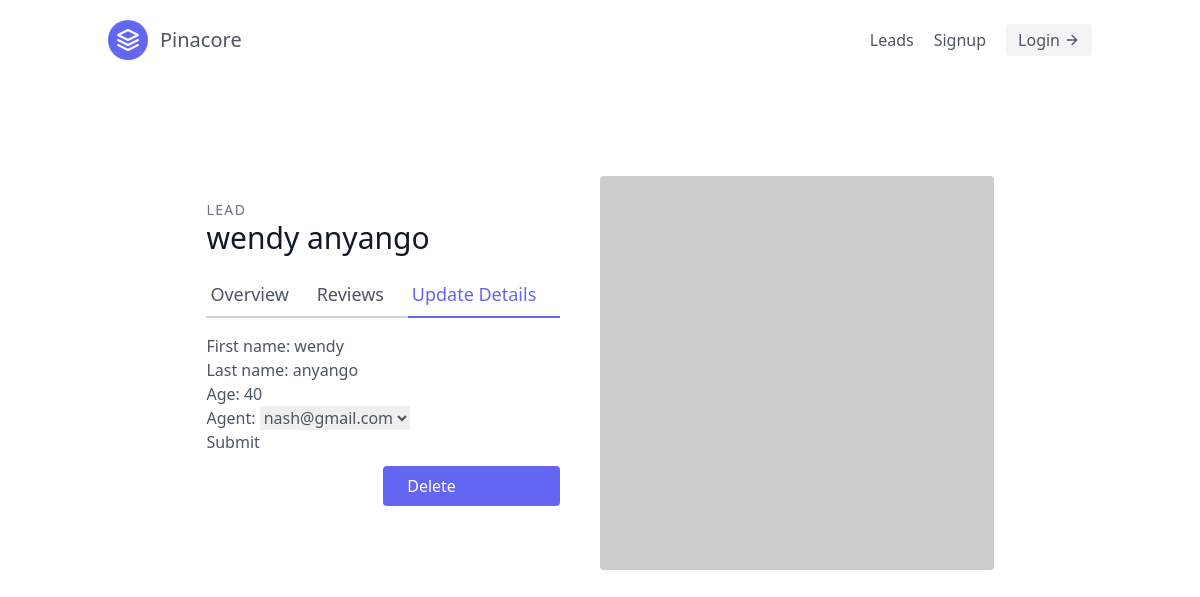
Screenshot of /leads/3/update/ with the database file from the repository.
### leads/models.py (models this page shows, shortened)
class Lead(models.Model):
    SOURCE_CHOICES = (
        ('Youtube','Youtube'),
        ('Google','Google'),
        ('Newsletter','Newsletter'),
    )
    first_name = models.CharField(max_length=255)
    last_name = models.CharField(max_length=255)
    age = models.IntegerField(default=0)
    agent = models.ForeignKey('Agent', on_delete=models.CASCADE)

### leads/views.py (the view, shortened to what this page needs)
# urls.py: path('<int:pk>/update/', views.LeadUpdateView.as_view(), name='lead_update'),
class LeadUpdateView(generic.UpdateView):
    template_name = "leads/lead_update.html"
    queryset = Lead.objects.all()
    form_class = LeadForm

### leads/forms.py
class LeadForm(forms.ModelForm):
    class Meta:
        model = Lead
        fields = ['first_name','last_name','age', 'agent']

### leads/models.py (called while the page is built)
    def __str__(self):
        return self.user.email

### leads/templates/leads/lead_update.html (shortened to what this page needs)
{% extends 'base.html' %}
{% block content %}
<section class="text-gray-600 body-font overflow-hidden">
    <div class="container px-5 py-24 mx-auto">
        <div class="lg:w-4/5 mx-auto flex flex-wrap">
            <div class="lg:w-1/2 w-full lg:pr-10 lg:py-6 mb-6 lg:mb-0">
                <h2 class="text-sm title-font text-gray-500 tracking-widest">LEAD</h2>
                <h1 class="text-gray-900 text-3xl title-font font-medium mb-4">{{ lead.first_name }} {{ lead.last_name}}
                </h1>
                <div class="flex mb-4">
                    <a href="{%  url 'lead_detail' lead.pk %}"
                        class="flex-grow border-b-2 border-gray-300 py-2 text-lg px-1">Overview</a>
                    <a class="flex-grow border-b-2 border-gray-300 py-2 text-lg px-1">Reviews</a>
                    <a href="{% url 'lead_update' lead.pk %}"
                        class=" flex-grow text-indigo-500 border-b-2 border-indigo-500 py-2 text-lg px-1">Update
                        Details
                    </a>
                </div>
                <form action="" method="post">
                    {{ form.as_p }}
                    <button type="submit">Submit</button>
                </form>
                <a href="{%  url 'lead_delete' lead.pk %}"
                    class="mt-3 w-1/2 flex ml-auto text-white bg-indigo-500 border-0 py-2 px-6 focus:outline-none hover:bg-indigo-600 rounded">Delete
                </a>
            </div>
            <img alt="ecommerce" class="lg:w-1/2 w-full lg:h-auto h-64 object-cover object-center rounded"
                src="https://dummyimage.com/400x400">
        </div>
    </div>
</section>
{% endblock content %}

### rows the page displays
Lead: first_name "wendy", last_name "anyango", age "40", agent "nash@gmail.com"
